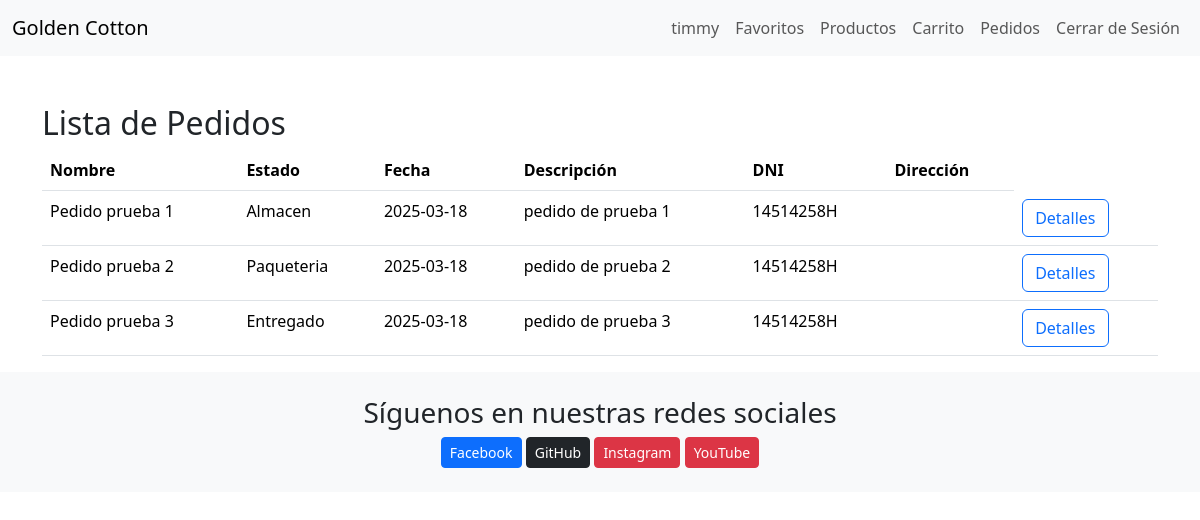
The app's page /PHP/pedidos.php?id=correo@cliente.com (signed in) with its own data.
### tables this page shows
CREATE TABLE IF NOT EXISTS PEDIDOS(
    ID INT AUTO_INCREMENT PRIMARY KEY,
    Nombre VARCHAR(255) NOT NULL,
    Estado ENUM('Almacen','Paqueteria', 'Entregado') NOT NULL,
    Fecha DATE NOT NULL,
    Descripcion VARCHAR(255),
    DNI VARCHAR(255) NOT NULL,
    Direccion VARCHAR(255) NOT NULL,
    FOREIGN KEY(DNI) REFERENCES USUARIO(DNI)
);

### PHP/pedidos.php (the view, shortened to what this page needs)
<?php
include 'conexionBD.php';
$dni = $_SESSION['DNI'];
$sql = mysqli_query($conexion, "SELECT * FROM PEDIDOS WHERE DNI = '$dni' ORDER BY ID ASC");
$resultado = mysqli_num_rows($sql);
?>
<!DOCTYPE html>
<html lang="es">
<?php include "header.php";?>
<body>
<?php include "nav1.php"; ?>
<div class="container mt-5">
    <h2>Lista de Pedidos</h2>
        <?php
            if ($resultado) {
        ?>
        <table class="table">
            <thead>
                <tr>
                    <th>Nombre</th>
                    <th>Estado</th>
                    <th>Fecha</th>
                    <th>Descripción</th>
                    <th>DNI</th>
                    <th>Dirección</th>
                </tr>
            </thead>
            <tbody>
                <?php
                if ($resultado > 0) {
                    while ($pedido = mysqli_fetch_assoc($sql)) {
                        echo "<tr>";
                        echo "<td>" . $pedido['Nombre'] . "</td>";
                        echo "<td>" . $pedido['Estado'] . "</td>";
                        echo "<td>" . $pedido['Fecha'] . "</td>";
                        echo "<td>" . $pedido['Descripcion'] . "</td>";
                        echo "<td>" . $pedido['DNI'] . "</td>";
                        echo "<td>" . $pedido['Direccion'] . "</td>";
                        echo "<td>" . "<a href='pedidos.php' class='btn btn-outline-primary btn-edit-profile'>Detalles</a>" . "</td>";
                        echo "</tr>";
                    }
                }
                ?>
            </tbody>
        </table>
    <?php }else { ?>
            <p>No tienes Pedidos Haz una compra YA!!</p>
    <?php } ?>
</div>
<?php include "footer.php"; ?>
</body>
</html>

### records on screen
pedidos: Nombre "Pedido prueba 1", Estado "Almacen", Fecha "2025-03-18", Descripcion "pedido de prueba 1", DNI "14514258H"
pedidos: Nombre "Pedido prueba 2", Estado "Paqueteria", Fecha "2025-03-18", Descripcion "pedido de prueba 2", DNI "14514258H"
pedidos: Nombre "Pedido prueba 3", Estado "Entregado", Fecha "2025-03-18", Descripcion "pedido de prueba 3", DNI "14514258H"

### other values on screen
$_SESSION['Nombre'] "timmy"
